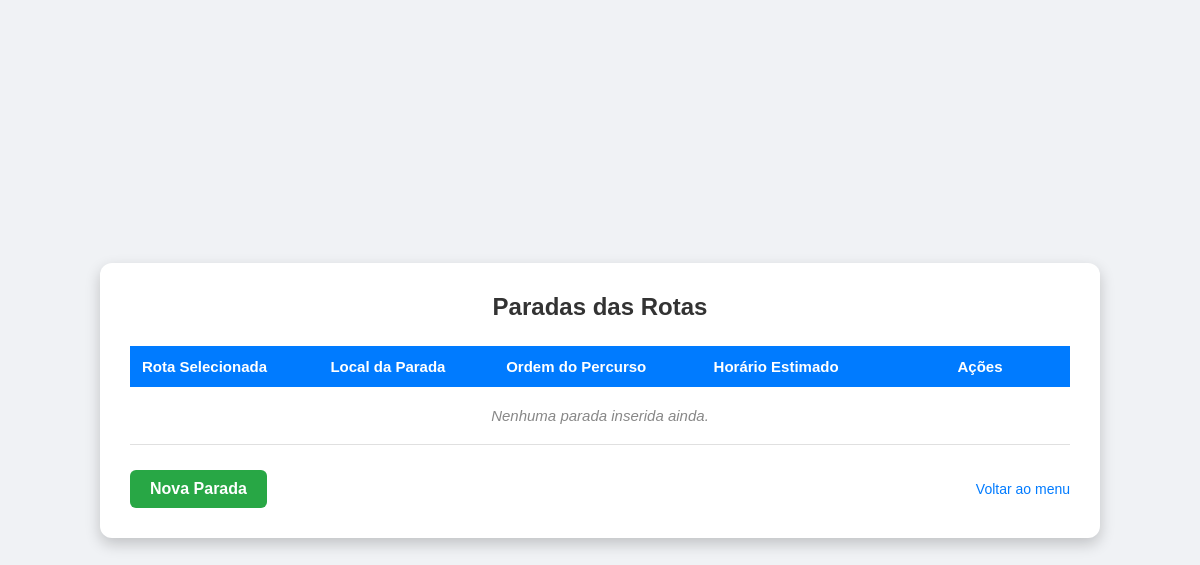
The app's page /usuario/paradas/, older data.
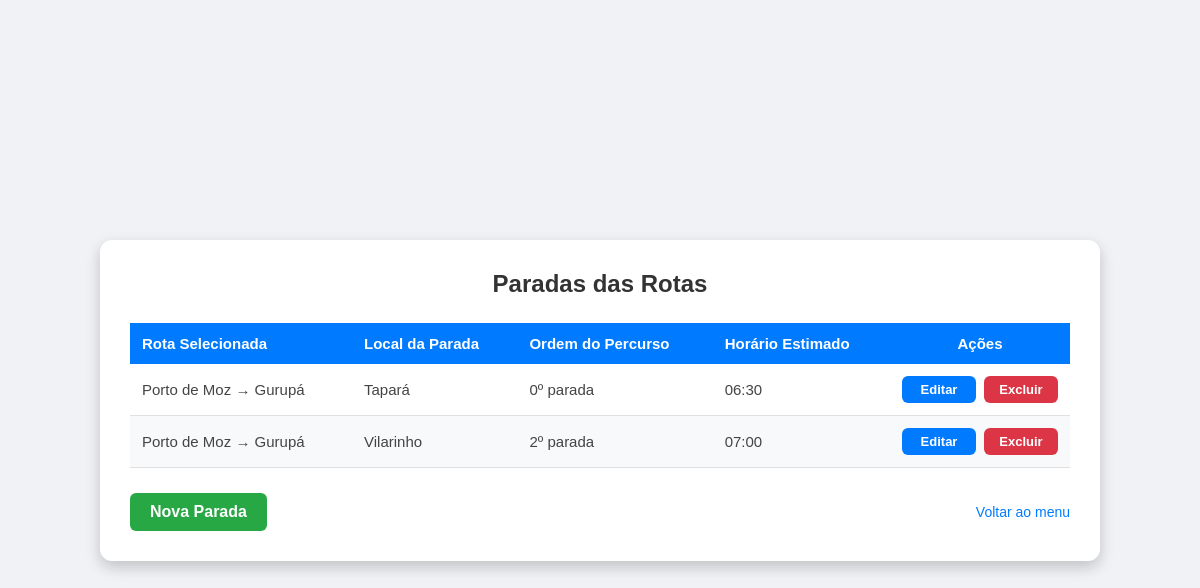
The same page, newer data.
### Usuario/models.py (models this page shows, shortened)
class Parada(models.Model):
    rota = models.ForeignKey(Rotas, on_delete=models.CASCADE, related_name='paradas')
    local_parada = models.CharField(max_length=255, verbose_name="Local da Parada")
    ordem = models.IntegerField(verbose_name="Ordem da Parada")
    horario_estimado = models.TimeField(verbose_name="Horário Estimado")

class Rotas(models.Model):
    ponto_de_partida = models.CharField(max_length=100)
    ponto_de_chegada = models.CharField(max_length=100)
    dias_da_semana = models.CharField(max_length=50)
    horario_saida = models.TimeField()
    def __str__(self): return f"{self.ponto_de_partida} → {self.ponto_de_chegada}"

### Usuario/views.py (the view)
# urls.py: path('paradas/', views.listar_paradas, name='listar_paradas'),
def listar_paradas(request):
    paradas = Parada.objects.all().select_related('rota')
    return render(request, 'Usuario/listar_paradas.html', {'paradas': paradas})

### Usuario/templates/Usuario/listar_paradas.html (shortened to what this page needs)
{% load static %}
<link rel="stylesheet" href="{% static 'Usuario/css/estilo.css' %}">
<!DOCTYPE html>
<html lang="pt-br">
<head>
    <link rel="stylesheet" href="{% static 'Usuario/css/estilo.css' %}?v=16">
</head>
<body>
    <div class="caixa larga">
        <h1>Paradas das Rotas</h1>
        <table>
            <thead>
                <tr>
                    <th>Rota Selecionada</th>
                    <th>Local da Parada</th>
                    <th>Ordem do Percurso</th>
                    <th>Horário Estimado</th>
                    <th style="text-align: center; width: 180px;">Ações</th>
                </tr>
            </thead>
            <tbody>
                {% for parada in paradas %}
                <tr>
                    <td>{{ parada.rota }}</td>
                    <td>{{ parada.local_parada }}</td>
                    <td>{{ parada.ordem }}º parada</td>
                    <td>{{ parada.horario_estimado|time:"H:i" }}</td>
                    <td>
                        <div style="display: flex; gap: 8px; justify-content: center;">
                            <a href="{% url 'editar_parada' parada.id %}" class="btn-acao btn-azul" style="padding: 6px 12px; font-size: 13px;">Editar</a>
                            <a href="{% url 'excluir_parada' parada.id %}" class="btn-acao btn-vermelho" style="padding: 6px 12px; font-size: 13px;" onclick="return confirm('Tem certeza que deseja remover esta parada?');">Excluir</a>
                        </div>
                    </td>
                </tr>
                {% empty %}
                <tr>
                    <td colspan="5" class="sem-dados">Nenhuma parada inserida ainda.</td>
                </tr>
                {% endfor %}
            </tbody>
        </table>
        <div class="rodape-botoes">
            <a href="{% url 'cadastrar_parada' %}" class="btn-acao btn-verde" style="width: auto; padding: 10px 20px;">Nova Parada</a>
            <a href="{% url 'menu' %}" class="link-padrao" style="width: auto; margin: 0;">Voltar ao menu</a>
        </div>
    </div>
</body>
</html>

Row changes from the older to the newer data that the page shows:
added Parada: rota "Porto de Moz → Gurupá", local_parada "Tapará", ordem "0", horario_estimado "06:30"
added Parada: rota "Porto de Moz → Gurupá", local_parada "Vilarinho", ordem "2", horario_estimado "07:00"
Text that changed along with them:
text no longer shown: "Nenhuma parada inserida ainda."
